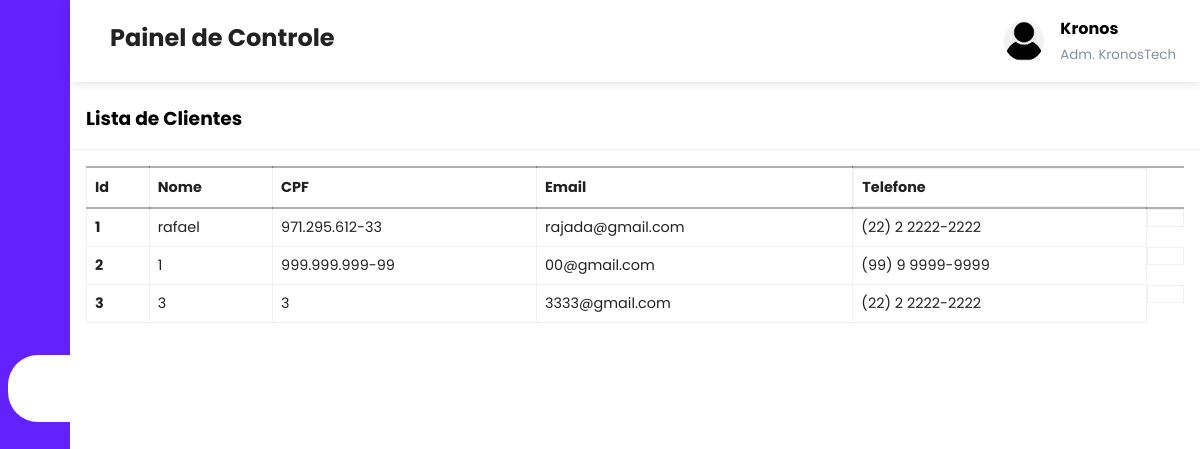
Screenshot of /admin/clientes.php (signed in) with the database file from the repository.
### tables this page shows
CREATE TABLE `users` (
  `user_id` int(11) NOT NULL,
  `user_cpf` varchar(14) NOT NULL,
  `user_name` varchar(108) NOT NULL,
  `user_email` varchar(100) NOT NULL,
  `user_phone` varchar(16) NOT NULL,
  `user_password` varchar(100) NOT NULL
);

### admin/clientes.php (the view, shortened to what this page needs)
<?php include('header.php'); ?>
<?php
include('../server/connection.php');
if (isset($_GET['page_no']) && $_GET['page_no'] != "") {
    $page_no = $_GET['page_no'];
} else {
    $page_no = 1;
}
$total_records_per_page = 10;
$offset = ($page_no - 1) * $total_records_per_page;
$stmt2 = $conn->prepare("SELECT * FROM users LIMIT ?, ?");
$stmt2->bind_param("ii", $offset, $total_records_per_page);
$stmt2->execute();
$users = $stmt2->get_result();
?>
<div class="recent-grid">
    <div class="projects">
        <div class="card">
            <div class="card-header">
                <h3>Lista de Clientes</h3>
            </div>
            <div class="card-body">
            <div class="table-responsive">
                    <table width="100%" class="orders-table">
                        <thead>
                            <tr>
                                <td>Id</td>
                                <td>Nome</td>
                                <td>CPF</td>
                                <td>Email</td>
                                <td>Telefone</td>
                            </tr>
                        </thead>
                        <tbody>
                            <?php while($user = $users->fetch_assoc()) { ?>
                                <tr>
                                    <td><strong><?php echo $user['user_id']; ?></strong></td>
                                    <td><?php echo $user['user_name']; ?></td>
                                    <td><?php echo $user['user_cpf']; ?></td>
                                    <td><?php echo $user['user_email']; ?></td>
                                    <td><?php echo $user['user_phone']; ?></td>
                                    <td><hidden button></button></td>
                                </tr>
                            <?php } ?>
                        </tbody>
                    </table>
            </div>
        </div>
    </div>
</div>
</body>
</html>

### admin/styles.css (style rules this page uses)
:root { --main-color: #6321fe; --color-dark: #1d2231; --text-grey: #8390a2; }
* { padding: 0; margin: 0; box-sizing: border-box; list-style-type: none; text-decoration: none; font-family: "Poppins", sans-serif; }
.recent-grid { margin-top: 5.5rem; }
.card { background: #fff; border-radius: 5px; }
.card-header, .card-body { padding: 1rem; }
.card-header { display: flex; justify-content: space-between; align-items: center; border-bottom: 1px solid #f0f0f0; font-weight: bold; }
table { border-collapse: collapse; }
thead tr { border-top: 2px solid rgba(0, 0, 0, 0.3); border-bottom: 2px solid rgba(0, 0, 0, 0.3) }
.orders-table td { border: 1px solid #f0f0f0; padding: 8px; text-align: left; }
thead td { font-weight: 700; }
td { padding: 0.5rem 1rem; font-size: 0.9rem; color: #222; }
tr td:last-child { display: flex; align-items: center; }
.table-responsive { width: 100%; overflow-x: auto; }

### rows the page displays
users: user_id "1", user_name "rafael", user_cpf "971.295.612-33", user_email "rajada@gmail.com", user_phone "(22) 2 2222-2222"
users: user_id "2", user_name "1", user_cpf "999.999.999-99", user_email "00@gmail.com", user_phone "(99) 9 9999-9999"
users: user_id "3", user_name "3", user_cpf "3", user_email "3333@gmail.com", user_phone "(22) 2 2222-2222"

### other values shown
$_SESSION['admin_name'] "Kronos"
